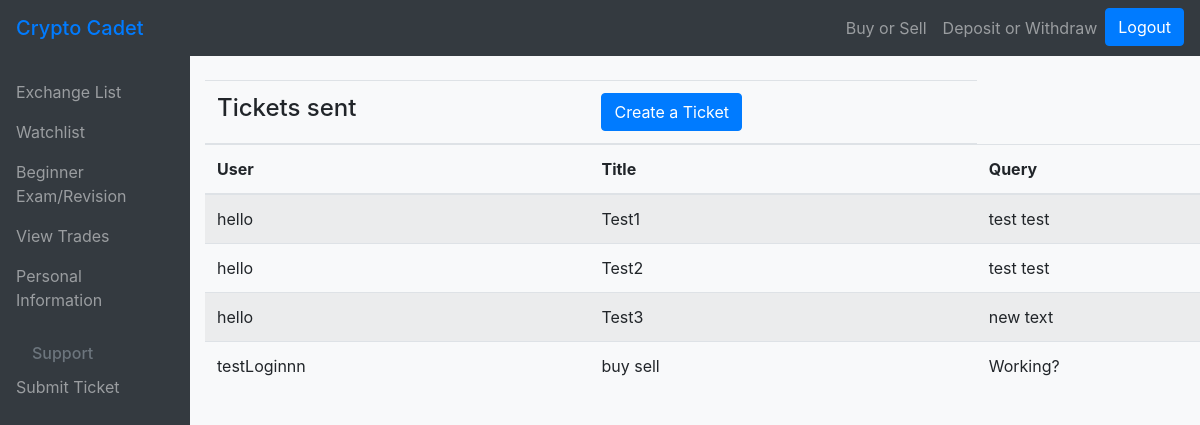
/tickets/ (signed in), run on an earlier commit of the app's database.
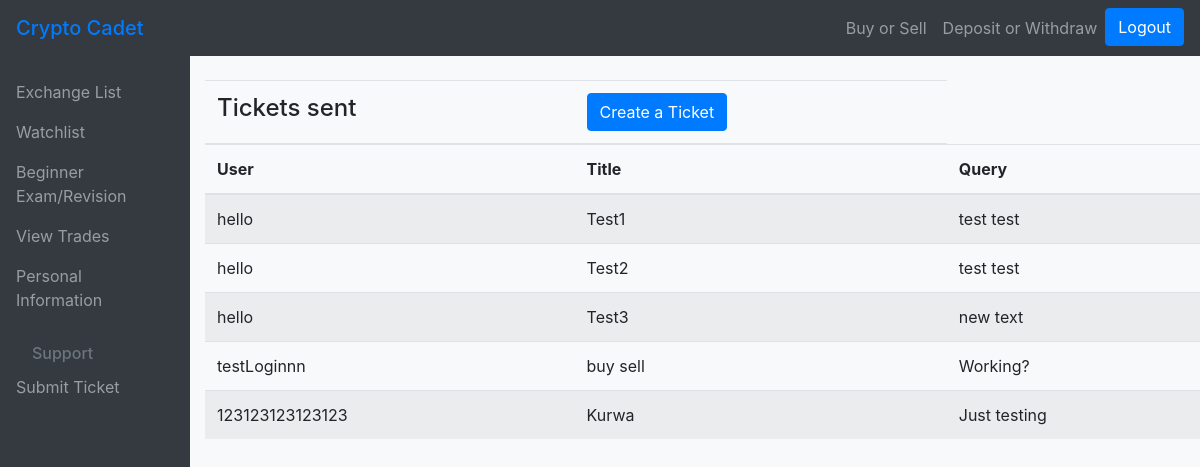
And on a later commit of the database.
### main/models.py (models this page shows)
class Ticket(models.Model):
    num = models.AutoField(primary_key=True)
    user =  models.ForeignKey(User, on_delete=models.CASCADE, default=None)
    title = models.CharField(max_length=200)
    query = models.CharField(max_length=500)

### main/views.py (the view)
# urls.py: path("tickets/", views.tickets, name="tickets"),
def tickets(response):
    try:
        tickets = Ticket.objects.all()
    except Ticket.DoesNotExist:
        tickets = None
    return render(response, "main/tickets.html", {'list': tickets})

### main/templates/main/tickets.html
{% extends "main/base.html" %}
{% block content %}
<table class='table table-striped' id="ticketList">
    <thead>
        <tr>
          <th><h4>Tickets sent</h4></th>
          <div class="btn-group" role="group" aria-label="Basic example">
    <th><a class="btn btn-primary" href="{% url 'create-ticket' %}" role="button">Create a Ticket</a></th>
          </div>
</tr>
        <tr>
        <th scope="col">User</th>
        <th scope="col">Title</th>
        <th scope="col">Query</th>
        </tr>
    </thead>
    <tbody>
        {% if list %}
            {% for item in list %}
                <tr>
                    <td>{{item.user}}</td>
                    <td>{{item.title}}</td>
                    <td>{{item.query}}</td>
                </tr>
            {% endfor %}
        {% else %}
                <tr>
                    <td>No Tickets avilable</td>
                </tr>
        {% endif %}
    </tbody>
</table>
{% endblock %}

What changed in the data, as far as the page shows it:
added Ticket: user "123123123123123", title "Kurwa", query "Just testing"
